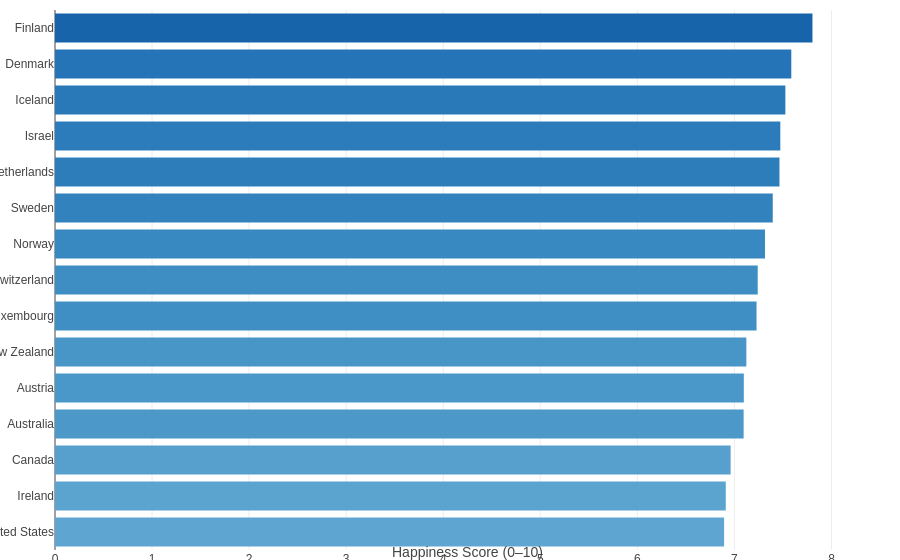

Notebook code for this chart:
### Code cell
# ── STEP 2: Add a chart + apply appropriate colour rule ───────────────────────────
import streamlit as st
import pandas as pd
import plotly.express as px

df = pd.read_csv('/Users/shariqueh/Desktop/Data Visualization - UE/data/world_happiness_2023.csv')
df.columns = ['Country','Region','Score','GDP','Social_Support',
              'Life_Expectancy','Freedom','Generosity','Corruption']

st.title("World Happiness Dashboard")

top15 = df.nlargest(15, 'Score').sort_values('Score')

# The bars are ordered, not categorical — sequential blue (light→dark) is appropriate
fig = px.bar(top15, x='Score', y='Country', orientation='h',
             color='Score',
             color_continuous_scale='Blues',  
             range_color=[5.0, 8.5],
             labels={'Score': 'Happiness Score (0–10)', 'Country': ''})
fig.update_layout(plot_bgcolor='white', paper_bgcolor='white',
                  font=dict(family='Arial', size=12),
                  xaxis=dict(range=[0, 8.5]),  
                  coloraxis_showscale=False,
                  margin=dict(l=55,r=20,t=10,b=10))
fig.update_traces(marker_line_width=0)
fig.show()
st.plotly_chart(fig, width='stretch')  # always use this

### Figure 1 — Plotly figure (JSON) as saved in the notebook; plotly's stock layout.template omitted (floating-point values rounded to 4 significant figures)
{"data": [{"hovertemplate": "Happiness Score (0–10)=%{marker.color}<br>=%{y}<extra></extra>", "legendgroup": "", "marker": {"color": [6.894, 6.911, 6.961, 7.095, 7.097, 7.123, 7.228, 7.24, 7.315, 7.395, 7.464, 7.473, 7.525, 7.586, 7.804], "coloraxis": "coloraxis", "line": {"width": 0}, "pattern": {"shape": ""}}, "name": "", "orientation": "h", "showlegend": false, "textposition": "auto", "type": "bar", "x": [6.894, 6.911, 6.961, 7.095, 7.097, 7.123, 7.228, 7.24, 7.315, 7.395, 7.464, 7.473, 7.525, 7.586, 7.804], "xaxis": "x", "y": ["United States", "Ireland", "Canada", "Australia", "Austria", "New Zealand", "Luxembourg", "Switzerland", "Norway", "Sweden", "Netherlands", "Israel", "Iceland", "Denmark", "Finland"], "yaxis": "y"}], "layout": {"barmode": "relative", "coloraxis": {"cmax": 8.5, "cmin": 5, "colorbar": {"title": {"text": "Happiness Score (0–10)"}}, "colorscale": [[0, "rgb(247,251,255)"], [0.125, "rgb(222,235,247)"], [0.25, "rgb(198,219,239)"], [0.375, "rgb(158,202,225)"], [0.5, "rgb(107,174,214)"], [0.625, "rgb(66,146,198)"], [0.75, "rgb(33,113,181)"], [0.875, "rgb(8,81,156)"], [1, "rgb(8,48,107)"]], "showscale": false}, "font": {"family": "Arial", "size": 12}, "legend": {"tracegroupgap": 0}, "margin": {"b": 10, "l": 55, "r": 20, "t": 10}, "paper_bgcolor": "white", "plot_bgcolor": "white", "xaxis": {"anchor": "y", "domain": [0, 1], "range": [0, 8.5], "title": {"text": "Happiness Score (0–10)"}}, "yaxis": {"anchor": "x", "domain": [0, 1], "title": {"text": ""}}}}
